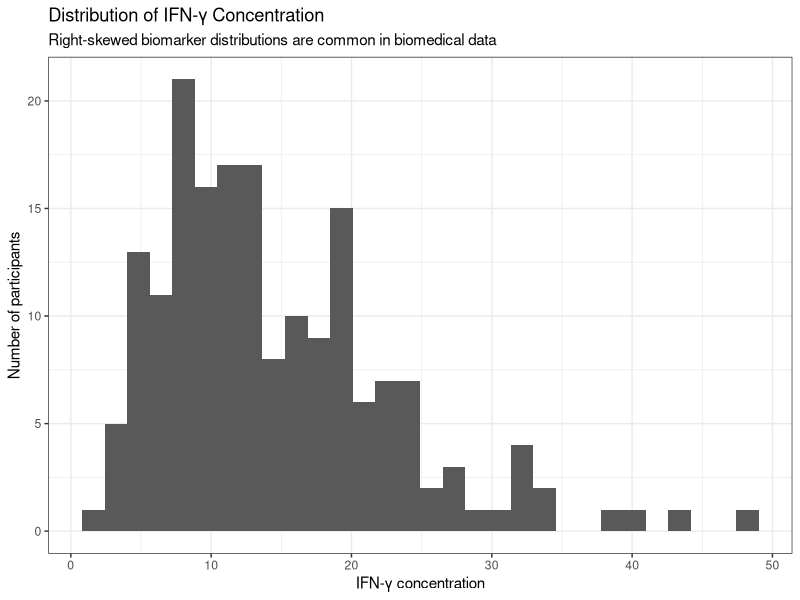
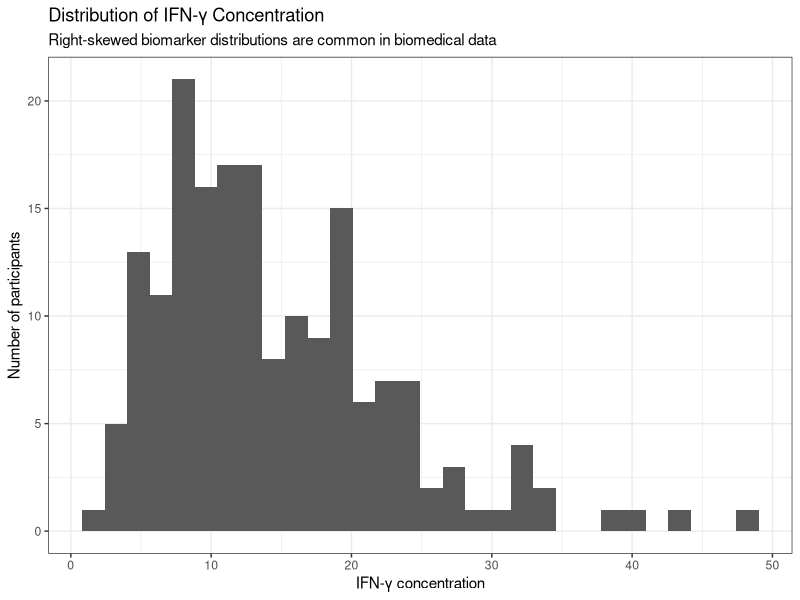
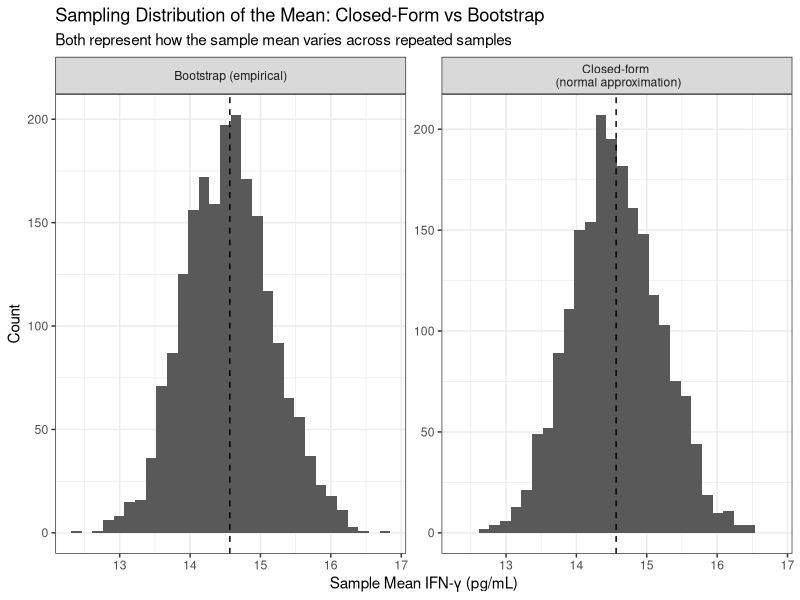
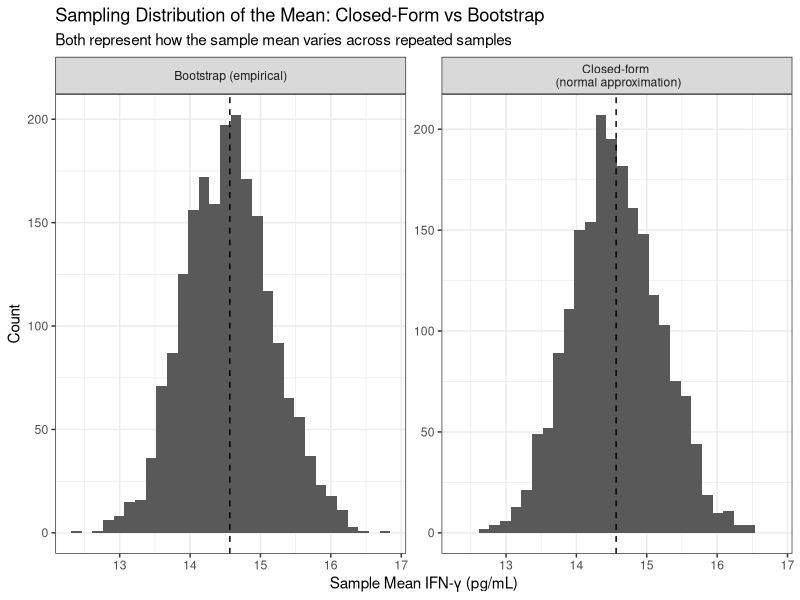
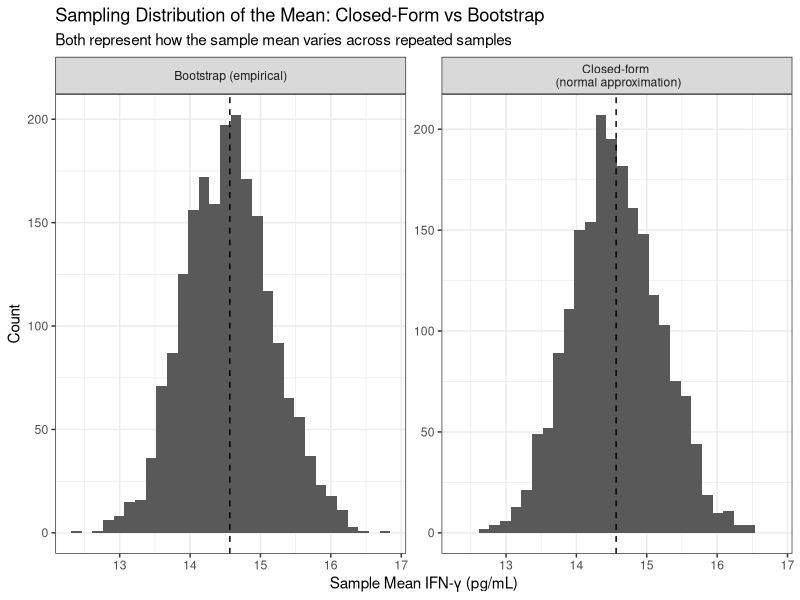

Generate these figures, in order, with R:
## ---- chunk 1
library(tidyverse)
library(broom)
library(scales)

set.seed(104)

biomarker_df <- tibble(
  id = 1:180,
  treatment = rep(c("Placebo", "Low dose", "High dose"), each = 60),
  ifng = c(
    rlnorm(60, meanlog = log(11.5), sdlog = 0.35),
    rlnorm(60, meanlog = log(15.3), sdlog = 0.38),
    rlnorm(60, meanlog = log(19.8), sdlog = 0.42)
  ),
  response = c(
    rbinom(60, 1, 0.28),
    rbinom(60, 1, 0.45),
    rbinom(60, 1, 0.62)
  ),
  infections = c(
    rpois(60, lambda = 1.4),
    rpois(60, lambda = 1.1),
    rpois(60, lambda = 0.8)
  ),
  age = round(rnorm(180, mean = 61, sd = 10)),
  bmi = round(rnorm(180, mean = 29, sd = 4.5), 1)
) |>
  mutate(
    treatment = factor(treatment, levels = c("Placebo", "Low dose", "High dose")),
    log_ifng = log(ifng)
  )

# add a small number of extreme values to motivate robust estimation
biomarker_extreme_df <- biomarker_df |>
  mutate(
    ifng_extreme = if_else(id %in% c(8, 77, 146), ifng * 4.5, ifng),
    log_ifng_extreme = log(ifng_extreme)
  )
## ---- chunk 2
library(tidyverse)
library(scales)

set.seed(42)

n <- 180

biomarker_df <- tibble(
  id = 1:n,
  treatment = sample(
    c("Placebo", "Low dose", "High dose"),
    size = n,
    replace = TRUE,
    prob = c(0.34, 0.33, 0.33)
  ),
  age = round(rnorm(n, mean = 58, sd = 11)),
  bmi = round(rnorm(n, mean = 28, sd = 5), 1),
  ifng = rgamma(n, shape = 3.2, scale = 4.5),
  response = rbinom(n, size = 1, prob = 0.48),
  infections = rpois(n, lambda = 1.4)
) |>
  mutate(
    ifng = round(ifng, 2),
    log_ifng = log(ifng)
  )

head(biomarker_df, 5)
## ---- chunk 3
plot <- ggplot(biomarker_df, aes(x = ifng)) +
  geom_histogram(bins = 30) +
  labs(
    title = "Distribution of IFN-γ Concentration",
    subtitle = "Right-skewed biomarker distributions are common in biomedical data",
    x = "IFN-γ concentration",
    y = "Number of participants"
  ) +
  theme_bw()

plot
## ---- chunk 4
plot <- ggplot(biomarker_df, aes(x = ifng)) +
  geom_histogram(bins = 30) +
  labs(
    title = "Distribution of IFN-γ Concentration",
    subtitle = "Right-skewed biomarker distributions are common in biomedical data",
    x = "IFN-γ concentration",
    y = "Number of participants"
  ) +
  theme_bw()

plot
## ---- chunk 5
mean_ifng <- mean(biomarker_df$ifng)
median_ifng <- median(biomarker_df$ifng)

tibble(
  mean_ifng = mean_ifng,
  median_ifng = median_ifng
)
## ---- chunk 6
mean_ifng <- mean(biomarker_df$ifng)
median_ifng <- median(biomarker_df$ifng)

tibble(
  mean_ifng = mean_ifng,
  median_ifng = median_ifng
)
## ---- chunk 7
mean_se <- sd(biomarker_df$ifng) / sqrt(nrow(biomarker_df))
mean_ci <- mean_ifng + c(-1.96, 1.96) * mean_se

tibble(
  mean = mean_ifng,
  se = mean_se,
  lower = mean_ci[1],
  upper = mean_ci[2]
)
## ---- chunk 8
location_summary <- biomarker_df |>
  summarise(
    # Core estimator
    median_ifng = median(ifng),
    
    # Spread around the median
    iqr_ifng = IQR(ifng),
    
    # Key quantiles for interpretation
    q25 = quantile(ifng, 0.25),
    q75 = quantile(ifng, 0.75),
    q90 = quantile(ifng, 0.90)
  )

location_summary
## ---- chunk 9
location_summary <- biomarker_df |>
  summarise(
    # Core estimator
    median_ifng = median(ifng),
    
    # Spread around the median
    iqr_ifng = IQR(ifng),
    
    # Key quantiles for interpretation
    q25 = quantile(ifng, 0.25),
    q75 = quantile(ifng, 0.75),
    q90 = quantile(ifng, 0.90)
  )

location_summary
## ---- chunk 10
library(tidyverse)

# ---------------------------------------
# Setup
# ---------------------------------------

mean_ifng <- mean(biomarker_df$ifng)
n <- nrow(biomarker_df)
sd_ifng <- sd(biomarker_df$ifng)
se_closed <- sd_ifng / sqrt(n)

# ---------------------------------------
# Bootstrap distribution (empirical)
# ---------------------------------------

set.seed(901)

boot_means <- replicate(2000, {
  x_star <- sample(
    biomarker_df$ifng,
    size = n,
    replace = TRUE
  )
  mean(x_star)
})

boot_df <- tibble(
  value = boot_means,
  method = "Bootstrap (empirical)"
)

# ---------------------------------------
# Closed-form distribution (theoretical)
# ---------------------------------------

theory_means <- rnorm(
  2000,
  mean = mean_ifng,
  sd = se_closed
)

theory_df <- tibble(
  value = theory_means,
  method = "Closed-form \n (normal approximation)"
)

# ---------------------------------------
# Combine and plot
# ---------------------------------------

plot_df <- bind_rows(boot_df, theory_df)

plot <- ggplot(plot_df, aes(x = value)) +
  geom_histogram(bins = 30) +
  facet_wrap(~method, scales = "free_y") +
  geom_vline(
    xintercept = mean_ifng,
    linetype = "dashed"
  ) +
  labs(
    title = "Sampling Distribution of the Mean: Closed-Form vs Bootstrap",
    subtitle = "Both represent how the sample mean varies across repeated samples",
    x = "Sample Mean IFN-γ (pg/mL)",
    y = "Count"
  ) +
  theme_bw()
plot
## ---- chunk 11

#| fig-width: 4
#| fig-height: 3
#| 
library(tidyverse)

# ---------------------------------------
# Setup
# ---------------------------------------

mean_ifng <- mean(biomarker_df$ifng)
n <- nrow(biomarker_df)
sd_ifng <- sd(biomarker_df$ifng)
se_closed <- sd_ifng / sqrt(n)

# ---------------------------------------
# Bootstrap distribution (empirical)
# ---------------------------------------

set.seed(901)

boot_means <- replicate(2000, {
  x_star <- sample(
    biomarker_df$ifng,
    size = n,
    replace = TRUE
  )
  mean(x_star)
})

boot_df <- tibble(
  value = boot_means,
  method = "Bootstrap (empirical)"
)

# ---------------------------------------
# Closed-form distribution (theoretical)
# ---------------------------------------

theory_means <- rnorm(
  2000,
  mean = mean_ifng,
  sd = se_closed
)

theory_df <- tibble(
  value = theory_means,
  method = "Closed-form \n (normal approximation)"
)

# ---------------------------------------
# Combine and plot
# ---------------------------------------

plot_df <- bind_rows(boot_df, theory_df)

plot <- ggplot(plot_df, aes(x = value)) +
  geom_histogram(bins = 30) +
  facet_wrap(~method, scales = "free_y") +
  geom_vline(
    xintercept = mean_ifng,
    linetype = "dashed"
  ) +
  labs(
    title = "Sampling Distribution of the Mean: Closed-Form vs Bootstrap",
    subtitle = "Both represent how the sample mean varies across repeated samples",
    x = "Sample Mean IFN-γ (pg/mL)",
    y = "Count"
  ) +
  theme_bw()

## ---- chunk 12
#| fig-width: 4
#| fig-height: 3

plot
## ---- chunk 13

#| fig-width: 4
#| fig-height: 3
#| 
library(tidyverse)

# ---------------------------------------
# Setup
# ---------------------------------------

mean_ifng <- mean(biomarker_df$ifng)
n <- nrow(biomarker_df)
sd_ifng <- sd(biomarker_df$ifng)
se_closed <- sd_ifng / sqrt(n)

# ---------------------------------------
# Bootstrap distribution (empirical)
# ---------------------------------------

set.seed(901)

boot_means <- replicate(2000, {
  x_star <- sample(
    biomarker_df$ifng,
    size = n,
    replace = TRUE
  )
  mean(x_star)
})

boot_df <- tibble(
  value = boot_means,
  method = "Bootstrap (empirical)"
)

# ---------------------------------------
# Closed-form distribution (theoretical)
# ---------------------------------------

theory_means <- rnorm(
  2000,
  mean = mean_ifng,
  sd = se_closed
)

theory_df <- tibble(
  value = theory_means,
  method = "Closed-form \n (normal approximation)"
)

# ---------------------------------------
# Combine and plot
# ---------------------------------------

plot_df <- bind_rows(boot_df, theory_df)

plot <- ggplot(plot_df, aes(x = value)) +
  geom_histogram(bins = 30) +
  facet_wrap(~method, scales = "free_y") +
  geom_vline(
    xintercept = mean_ifng,
    linetype = "dashed"
  ) +
  labs(
    title = "Sampling Distribution of the Mean: Closed-Form vs Bootstrap",
    subtitle = "Both represent how the sample mean varies across repeated samples",
    x = "Sample Mean IFN-γ (pg/mL)",
    y = "Count"
  ) +
  theme_bw()

## ---- chunk 14
#| fig-width: 4
#| fig-height: 3

plot
